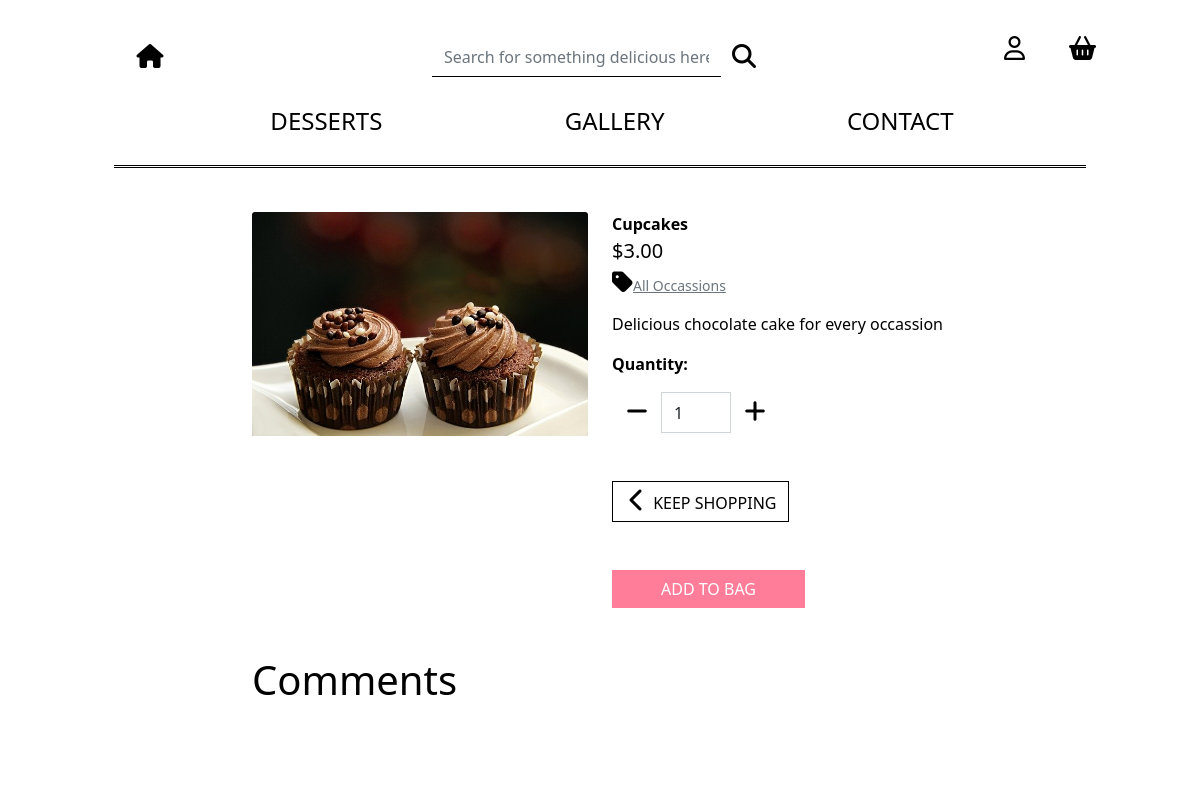
The page /products/2/ on the database as committed earlier.
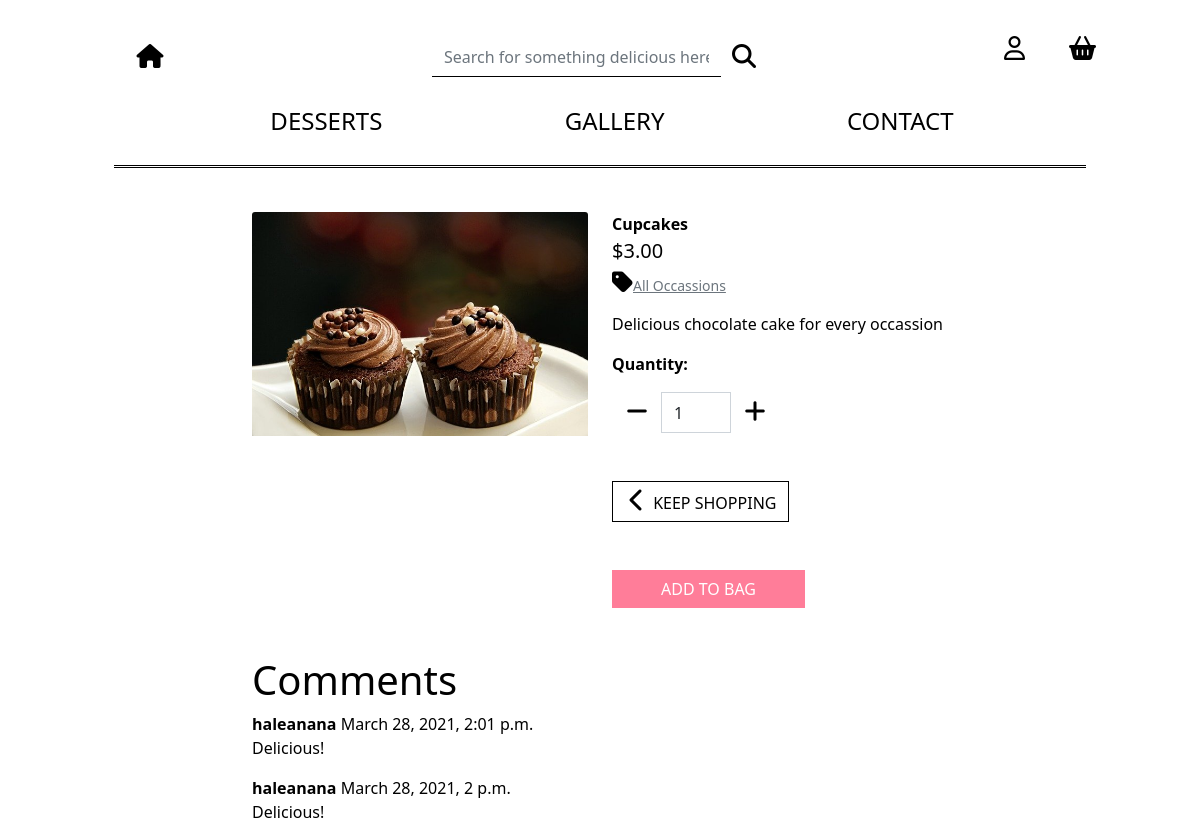
The same page on the database as committed later.
### products/models.py (models this page shows, shortened)
class Product(models.Model):
    category = models.ForeignKey('Category', null = True, blank = True, on_delete = models.SET_NULL)
    name = models.CharField(max_length=254)
    description = models.TextField()
    price = models.DecimalField(max_digits=6, decimal_places=2)
    image_url = models.URLField(max_length=1024, null=True, blank=True)
    image = models.ImageField(null=True, blank=True)
    total_comments = models.IntegerField(default=0,blank=True,null=True)

class Category(models.Model):
    class Meta:
        verbose_name_plural = 'Categories'
    name = models.CharField(max_length=254)
    friendly_name = models.CharField(max_length=254, null=True, blank=True)

class Comment(models.Model):
    user = models.ForeignKey(User, on_delete=models.CASCADE)
    product = models.ForeignKey(Product,on_delete=models.CASCADE)
    timestamp = models.DateTimeField(default= now)
    comment = models.TextField(blank=True)
    class Meta:
        ordering = ['-timestamp']

### products/views.py (the view, shortened to what this page needs)
# urls.py: path('<int:product_id>/', views.product_detail, name='product_detail'),
def product_detail(request, product_id):
    product = get_object_or_404(Product, pk=product_id)
    try:
        all_comments = Comment.objects.filter(product=product)
        total_comments = len(all_comments)
    except:
        total_comments = 0
    context = {
        'product_id': product_id,
        'product': product,
        'all_comments': all_comments,
        'total_comments': total_comments,
    }
    return render(request, 'products/product_detail.html', context)

### bag/context.py (called while the page is built, shortened)
def bag_contents(request):
    bag_items = []
    total = 0
    product_count = 0
    discount = settings.DISCOUNT
    bag = request.session.get('bag', {})
    if total < settings.FREE_DELIVERY_THRESHOLD:
        delivery = total * Decimal(settings.STANDARD_DELIVERY_PERCENTAGE / 100)
        free_delivery_delta = settings.FREE_DELIVERY_THRESHOLD - total
    else:
        delivery = 0
        free_delivery_delta = 0
    grand_total = delivery + total-discount
    if grand_total<0:
        grand_total = 0
    context = {
        'bag_items': bag_items,
        'total': total,
        'product_count': product_count,
        'delivery': delivery,
        'free_delivery_delta': free_delivery_delta,
        'free_delivery_threshold': settings.FREE_DELIVERY_THRESHOLD,
        'grand_total': grand_total,
    }
    return context

### products/templates/products/product_detail.html (shortened to what this page needs)
{% extends "base.html" %}
{% load static %}
{% block page_header %}
<div class="container header-container">
</div>
{% endblock %}
{% block content %}
<div class="overlay"></div>
<div class="container-fluid">
    <div class="row">
        <div class="col-12 col-md-6 col-lg-4 offset-lg-2">
            <div class="image-container my-5">
                {% if product.image %}
                <a href="{{ product.image.url }}" target="_blank">
                    <img class="card-img-top img-fluid" src="{{ product.image.url }}" alt="{{ product.name }}">
                </a>
                {% else %}
                <a href="">
                    <img class="card-img-top img-fluid" src="{{ MEDIA_URL }}noimage.png" alt="{{ product.name }}">
                </a>
                {% endif %}
            </div>
        </div>
        <div class="col-12 col-md-6 col-lg-4">
            <div class="product-details-container mb-5 mt-md-5">
                <p class="mb-0 text-black"><strong>{{ product.name }}</strong></p>
                <p class="lead mb-0 text-left font-weight-bold text-black">${{ product.price }}</p>
                {% if product.category %}
                <p class="small mt-1 mb-0">
                    <a class="text-muted" href="{% url 'products' %}?category={{ product.category.name }}">
                        <i class="fas fa-tag mr-1"></i>{{ product.category.friendly_name }}
                    </a>
                </p>
                {% endif %}
                <p class="mt-3 text-black">{{ product.description }}</p>
                <form class="form" action="{% url 'add_to_bag' product.id %}" method="POST">
                    <div class="form-row">
                        <div class="col-12">
                            <div class="col-12">
                                <p class="mt-3 text-black"><strong>Quantity:</strong></p>
                                <div class="form-group w-50">
                                    <div class="input-group">
                                        <div class="input-group-prepend">
                                            <button class="decrement-qty btn btn-black rounded-0"
                                                data-item_id="{{ product.id }}" id="decrement-qty_{{ product.id }}">
                                                <span class="icon">
                                                    <i class="fas fa-minus"></i>
                                                </span>
                                            </button>
                                        </div>
                                        <input class="form-control qty_input" type="number" name="quantity" value="1"
                                            min="1" max="99" data-item_id="{{ product.id }}"
                                            id="id_qty_{{ product.id }}">
                                        <div class="input-group-append">
                                            <button class="increment-qty btn btn-black rounded-0"
                                                data-item_id="{{ product.id }}" id="increment-qty_{{ product.id }}">
                                                <span class="icon">
                                                    <i class="fas fa-plus"></i>
                                                </span>
                                            </button>
                                        </div>
                                    </div>
                                </div>
                            </div>
                            <div class="col-12">
                                <a href="{% url 'products' %}" class="btn btn-outline-black rounded-0 mt-5">
                                    <span class="icon">
                                        <i class="fas fa-chevron-left"></i>
                                    </span>
                                    <span class="text-uppercase">Keep Shopping</span>
                                </a>
                                <input type="submit" class="btn btn-outline-pink rounded-0 mt-5 text-uppercase px-md-5"
                                    value="Add to Bag">
                            </div>
                        </div>
                    </div>
                </form>
            </div>
        </div>
        <div class="col-12 col-md-8 mx-auto">
            <h1 class="text-black">Comments</h1>
            {% for i in all_comments %}
            <div class="text-black">
                <b>{{i.user.username}} </b><span> {{i.timestamp}}</span>
                <p>{{i.comment}}</p>
                {% endfor %}
            </div>
        </div>
    </div>
</div>
{% endblock %}

### templates/base.html (shortened to what this page needs)
{% load static %}
<!doctype html>
<html lang="en">
    <head>
    {% block corecss %}
    <link href="https://cdn.jsdelivr.net/npm/bootstrap@5.0.0-beta2/dist/css/bootstrap.min.css" rel="stylesheet">
    <link rel="stylesheet" href="{% static 'css/base.css' %}">
    {% endblock %}
    </head>
    <body>
        <header class="container-fluid fixed-top">
            <div class="row icon-space-between pt-lg-2 d-none d-lg-flex">
                <div class="col-12 col-lg-2 my-auto py-1 py-lg-0 text-center">
                    <a href="{% url 'home'%}" class="nav-link">
                        <i class="fas fa-home"></i>
                    </a>
                </div>
                <div class="col-12 col-lg-4 my-auto py-1 py-lg-0">
                    <form method="GET" action="{% url 'products' %}">
                        <div class="input-group w-100">
                            <input class="form-control" type="text" name="q" placeholder="Search for something delicious here">
                            <div class="input-group-append">
                                <button class="unstyled-btn form-control" type="submit">
                                    <span class="icon">
                                        <i class="fas fa-search"></i>
                                    </span>
                                </button>
                            </div>
                        </div>
                    </form>
                </div>
                 <div class="col-12 col-lg-2 my-auto py-1 py-lg-0">
                     <ul class="list-inline list-unstyled text-center text-right">
                        <li class="list-inline-item dropdown">
                            <a class="text-black nav-link" href="#" id="user-options" data-bs-toggle="dropdown" aria-haspopup="true" aria-expanded="false">
                                <div class="text-center">
                                    <i class="far fa-user"></i>
                                </div>
                            </a>
                        </li>
                        <li class="list-inline-item">
                            <a class="{% if grand_total %} text-info font-weight-bold{% else %}text-black{% endif %} nav-link" href="{% url 'view_bag' %}">
                            <div class="text-center">
                               <div><i class="fas fa-shopping-basket"></i></div>
                             </div>
                            </a>
                        </li>
                     </ul>
                </div>
            </div>
            <div class="row nav-border-center">
                <nav class="navbar navbar-expand-lg navbar-light w-100">
                    {% include 'includes/nav.html' %}
                </nav>
                 <div class="row nav-border"></div>
            </div>
        </header>
        {% block page_header %}
        {% endblock %}
        {% block content %}
        {% endblock %}
    </body>
</html>

### templates/includes/nav.html (shortened to what this page needs)
<div class="collapse navbar-collapse" id="nav">
    <ul class="navbar-nav">
        <li class="nav-item dropdown">
            <a class="nav-link dropdown-toggle text-black text-uppercase nav-font" href="#" id="navbarDropdownMenuLink" role="button" data-bs-toggle="dropdown" aria-expanded="false">
            Desserts
            </a>
        </li>
        <li class="nav-item">
            <a class="nav-link text-black text-uppercase nav-font" href="#" id="gallery">
                Gallery
            </a>
        </li>
        <li class="nav-item">
            <a class="nav-link text-black text-uppercase nav-font" href="#" id="contact">
               Contact
            </a>
        </li>
    </ul>
</div>

### static/css/base.css (style rules this page uses)
html { height: 100%; }
body { color: #fff9f9; font-family: 'Roboto' serif; min-height: 100%; }
.overlay { height: 100%; width: 100%; top: 0; left: 0; position: fixed; background: white; z-index: -1; }
.text-black, i { color: #000000 !important; }
i , .nav-font { font-size: 1.5rem; }
.icon-space-between { justify-content: space-between; }
.nav-border { margin: 0; border-bottom: double; padding-top: 10px; width: 90%; color: #000000; }
.nav-border-center { justify-content: center; }
.navbar-light .navbar-nav .nav-link { background-color: #fff; }
.navbar-nav { width: 100%; justify-content: space-evenly; }
.dropdown-toggle::after { content:none; }
.fixed-top { padding-top: 20px; background: #fff; }
input[type="text"], select.form-control { background: transparent; border: none; border-bottom: 1px solid #000000; -webkit-box-shadow: none; box-shadow: none; border-radius: 0; }
input[type="text"]::placeholder { text-align: center; }
.icon { align-items: center; display: inline-flex; justify-content: center; height: 1.5rem; width: 1.5rem; font-style: 15px; }
.unstyled-btn { border:none; }
.btn-outline-black { background: #fff; color:black !important; border: 1px solid #000000; }
.btn-outline-pink { background:#FF7291; color: white !important; border: 1px solid #FF7291; opacity: 92%; transition: opacity 0.8s; }
@media (min-width: 1200px) { .container { max-width: 80%; } }
@media (min-width: 1200px) { .container-fluid { max-width: 90%; } }
@media (min-width: 992px) { .header-container { padding-top: 164px; height: 100px; } }

Rows that differ between the two databases and show on the page:
added Comment: user.username "haleanana", timestamp "March 28, 2021, 2:01 p.m.", comment "Delicious!"
added Comment: user.username "haleanana", timestamp "March 28, 2021, 2 p.m.", comment "Delicious!"
